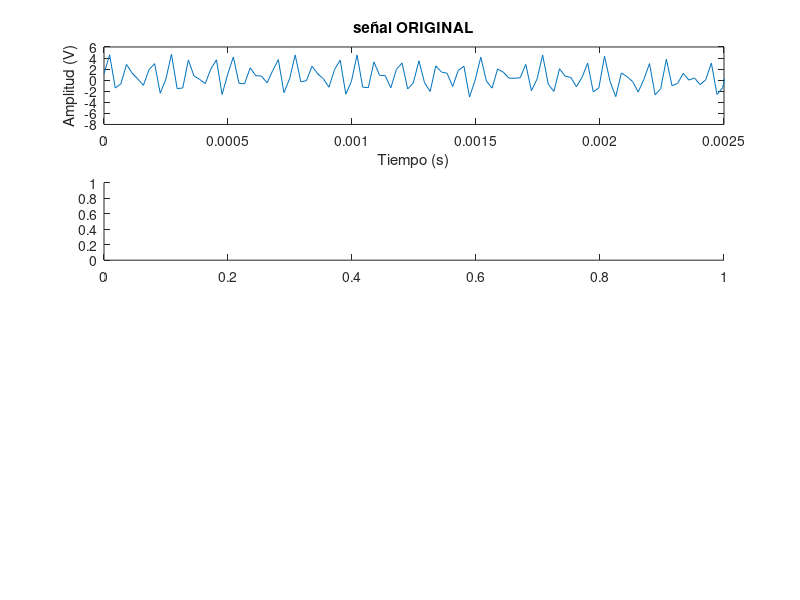

Source code (MATLAB): (Note: this script raises an error after producing the figure.)
close all;
clc;

%https://la.mathworks.com/help/signal/ug/filtering-data-with-signal-processing-toolbox.html
% wform = ecg(100);
% plot(wform)
% axis([0 500 -1.25 1.25])
% text(31,-0.4,'Q')
% text(36,1.1,'R')
% text(41,-1,'S')
%x = cos(2*pi*100*t)+0.5*randn(size(t));

%% Procesamiento de una señal de audio usando MATLAB
%% Selección del tipo de filtrado
% 1 -> Pasa bajo
% 2 -> Pasa alto
% 3 -> Pasa banda
% 4 -> Reprime banda
tipo=2;
cont=0;
%% Crear señal de audio
% Frecuencia fundamental
f0=8e3; % 8KHz
% Amplitud
a=3; % V=4
% Frecuencia de muestreo
fs=44.1e3; % Frecuencia de una señal de audio CD
% Tiempo de duración en segundos
T=1.5;
% Vector de tiempo
t=linspace(0,T,T*fs);
% Creación de la señal
% Primer señal (tono 1)
%s1=a*sin(2*pi*f0*t);
s1=cos(2*pi*100*t)+0.5*randn(size(t));
% Segunda señal (tono 2)
s2=0.75*a*sin(2*pi*(1.5*f0)*t);
% Tercera señal (tono 3)
s3=0.5*a*sin(2*pi*(2*f0)*t);
% señal compuesta (suma de dos tonos)
y = s1 + s2 + s3;
% Graficar la señal original
subplot(411)
plot(t,y)
title('señal ORIGINAL')% Titulo
xlabel('Tiempo (s)')         % Etiqueta del eje X
ylabel('Amplitud (V)')      % Etiqueta del eje Y
xlim([0 20/f0])            % Limite de la señal
%% Grabar y reproducir la señal de audio
% wavwrite(0.1*y,fs,'audio')
% wavplay(0.1*y,fs)
%pause(5);
%player=audioplayer(0.1*y,fs);
%play(player)
%% FFT de la señal
subplot(412)
% Llamado a la funcion que calcula la FFT
fft_signal(y,fs);title('ESPECTRO DE LA señal ORIGINAL')
xlim([0 f0*3])
%% Filtrado de la señal
switch tipo
    case 1
        % Calculo de los coeficientes del filtro (filtro pasa bajas)
        % Este filtrado deja solo la señal de 1000 Hz
        % Frecuencia normalizada
        titutlo='FILTRO PASA BAJAS';
        fNorm = 15e3 / (fs/2);
        [b,a] = butter(10, fNorm, 'low');
    case 2
        %- - - - - - - - - - - - - - - - - - - - - - - - - - - - - - - - - - - - -
        % Calculo de los coeficientes del filtro (filtro pasa bajas)
        % Este filtrado deja solo la señal de 2000 Hz
        % Frecuencia normalizada
        titutlo='FILTRO PASA ALTAS';
        fNorm = 15e3 / (fs/2);
        [b,a] = butter(10, fNorm, 'high');
    case 3
        %- - - - - - - - - - - - - - - - - - - - - - - - - - - - - - - - - - - - -
        % Calculo de los coeficientes del filtro (filtro pasa banda)
        % Este filtrado deja solo la señal de 1500 Hz
        % Frecuencias normalizadas
        titutlo='FILTRO PASA BANDA';
        Wp = [11.5e3 12.5e3]/(fs/2); Ws = [11e3 13e3]/(fs/2);
        Rp = 3; Rs = 40;
        [n,Wn] = buttord(Wp,Ws,Rp,Rs)
        [b,a] = butter(n,Wn);       
        %- - - - - - - - - - - - - - - - - - - - - - - - - - - - - - - - - - - - -
    otherwise
        %- - - - - - - - - - - - - - - - - - - - - - - - - - - - - - - - - - - - -
        % Calculo de los coeficientes del filtro (filtro pasa banda)
        % Este filtrado elimina solo la señal de 1500 Hz
        % Frecuencias normalizadas
        fNorm_1 = 11e3 / (fs/2); % 
        fNorm_2 = 13e3 / (fs/2); %
        [b,a] = butter(10, fNorm_1, 'low');
        [b_alta,a_alta]= butter(10, fNorm_2, 'high');
        y_alta=filtfilt(b_alta, a_alta, y);
        y_baja=filtfilt(b, a, y);
        cont=1;     
        %- - - - - - - - - - - - - - - - - - - - - - - - - - - - - - - - - - - - -
end
% Filtrado de la señal
if (cont==1)
y_Low = y_alta+y_baja;
cont=0;
else
    y_Low = filtfilt(b, a, y);
end
% Graficacion de la señal en el tiempo
subplot(413)
plot(t,y_Low)
title('señal FILTRADA')
xlabel('Tiempo (s)')
ylabel('Amplitud (V)')
xlim([0 20/f0])

% Graficacion de la señal en frecuencia
subplot(414)
% Llamado a la funcion que calcula la FFT
fft_signal(y_Low,fs);title('ESPECTRO DE LA señal FILTRADA')
xlim([0 3*f0])
